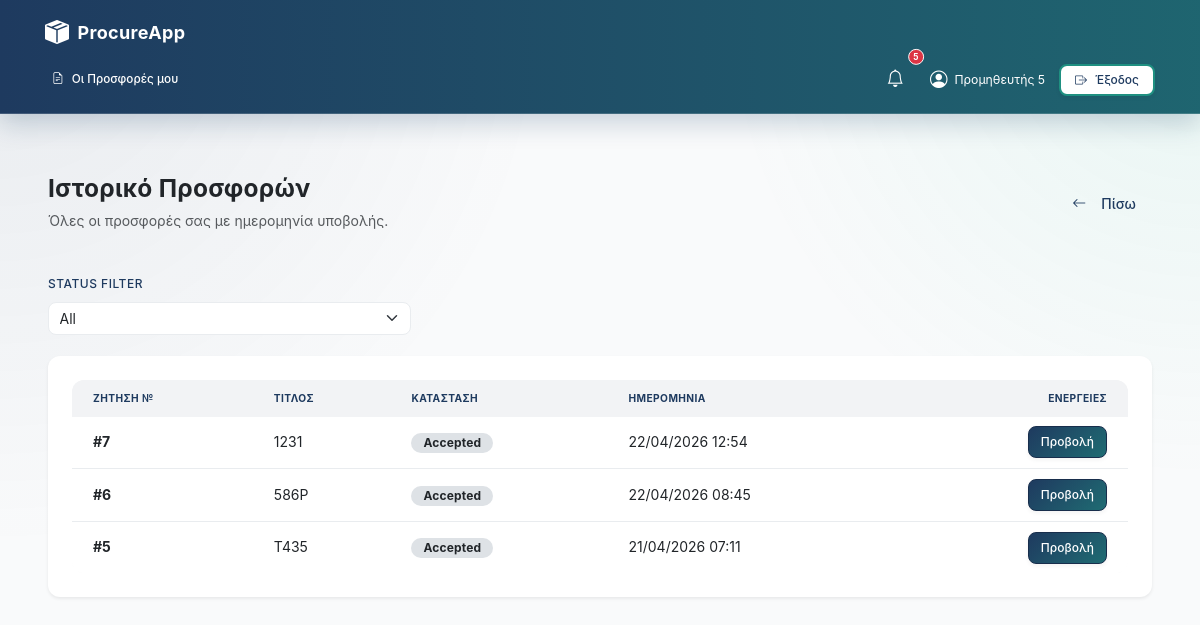
The page /supplier/history (signed in) on the database as committed earlier.
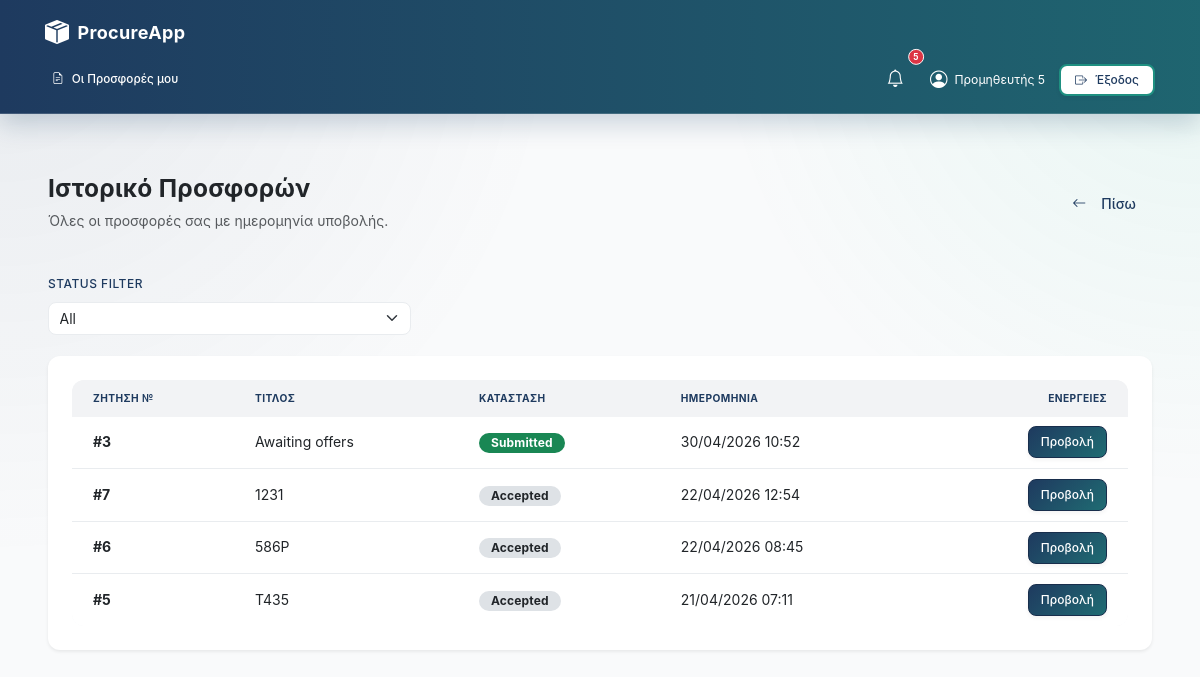
The same page on the database as committed later.
### models.py (models this page shows, shortened)
class Bid(db.Model):
    __tablename__ = "bids"
    id = db.Column(db.Integer, primary_key=True)
    request_id = db.Column(db.Integer, db.ForeignKey("requests.id"), nullable=False)
    supplier_id = db.Column(db.Integer, db.ForeignKey("users.id"), nullable=False)
    supplier_name = db.Column(db.String(120), nullable=False)
    price = db.Column(db.Numeric(12, 2), nullable=False)
    notes = db.Column(db.Text, nullable=True)
    documents = db.Column(db.String(255), nullable=True)
    created_at = db.Column(db.DateTime, default=datetime.utcnow)
    status = db.Column(db.String(20), default=BidStatus.DRAFT)
    status_changed_at = db.Column(db.DateTime, default=datetime.utcnow)
    overall_discount_type = db.Column(db.String(10), default='pct')
    proposed_delivery_date = db.Column(db.DateTime, nullable=True)
    is_draft = db.Column(db.Boolean, default=False)
    subtotal = db.Column(db.Numeric(12, 2), nullable=True)
    discount_total = db.Column(db.Numeric(12, 2), nullable=True)
    overall_discount_pct = db.Column(db.Numeric(5, 2), nullable=True)
    shipping_cost = db.Column(db.Numeric(12, 2), nullable=True)
    vat_pct = db.Column(db.Numeric(5, 2), nullable=True)
    vat_amount = db.Column(db.Numeric(12, 2), nullable=True)
    rejection_reason = db.Column(db.String(100), nullable=True)
    bid_score = db.Column(db.Numeric(5, 2), nullable=True)
    is_rejected = db.Column(db.Boolean, default=False)
    lines = db.relationship("BidLine", backref="bid", cascade="all, delete-orphan", lazy=True)

class RequestRFQ(db.Model):
    __tablename__ = "requests"
    id = db.Column(db.Integer, primary_key=True)
    title = db.Column(db.String(200), nullable=False)
    description = db.Column(db.Text, nullable=True)
    documents = db.Column(db.String(255), nullable=True)
    created_by = db.Column(db.String(100), nullable=False)
    created_at = db.Column(db.DateTime, default=datetime.utcnow)
    delivery_location = db.Column(db.String(255), nullable=True)
    receiving_manager = db.Column(db.String(120), nullable=True)
    phone = db.Column(db.String(50), nullable=True)
    submit_deadline = db.Column(db.DateTime, nullable=False)
    delivery_deadline = db.Column(db.DateTime, nullable=False)
    status = db.Column(db.String(20), default=RFQStatus.PENDING)
    status_changed_at = db.Column(db.DateTime, default=datetime.utcnow)
    approved_by = db.Column(db.String(100), nullable=True)
    approved_at = db.Column(db.DateTime, nullable=True)
    denial_reason = db.Column(db.Text, nullable=True)
    winning_bid_id = db.Column(db.Integer, db.ForeignKey('bids.id'), nullable=True)
    cost_center_id = db.Column(db.Integer, db.ForeignKey('cost_centers.id'), nullable=True)
    estimated_budget = db.Column(db.Numeric(12, 2), nullable=True)
    priority = db.Column(db.String(20), default='normal', nullable=False)
    category = db.Column(db.String(50), nullable=True)
    award_date = db.Column(db.DateTime, nullable=True)
    cost_center = db.relationship('CostCenter', backref='rfqs')
    items = db.relationship('RequestItem', backref='rfq', lazy=True, cascade="all, delete-orphan")
    bids = db.relationship('Bid', backref='rfq', lazy=True, foreign_keys="[Bid.request_id]", cascade="all, delete-orphan")
    allowed_suppliers = db.relationship('AllowedSupplier', backref='rfq', lazy=True, cascade="all, delete-orphan")

### app/routes/supplier.py (the view, shortened to what this page needs)
@supplier_bp.route("/history")
@require_role("supplier")
def history():
    from models import AllowedSupplier, User
    from datetime import datetime, timedelta
    from decimal import Decimal
    username = session.get('username')
    supplier_name = session.get('name')
    supplier_user = User.query.filter_by(username=username).first()
    bids = Bid.query.filter_by(
        supplier_id=supplier_user.id if supplier_user else None
    ).all() if supplier_user else []
    reopen_bid_ids = {
        r.bid_id for r in BidRevision.query.filter(
            BidRevision.bid_id.in_([b.id for b in bids])
        ).all()
    } if bids else set()
    page = request.args.get('page', 1, type=int)
    per_page = 10
    status_filter = request.args.get('status', 'all').strip().lower()
    all_awards = ItemAward.query.join(
        RequestRFQ, ItemAward.request_id == RequestRFQ.id
    ).filter(
        ItemAward.supplier_name == supplier_name,
        RequestRFQ.status.in_([RFQStatus.CLOSED, RFQStatus.RECEIVED])
    ).all()
    awarded_bid_ids = {a.bid_id for a in all_awards}
    total_bids = len(bids)
    submitted_bids = [b for b in bids if b.status == 'submitted']
    bid_ids = [b.id for b in bids]
    won_awards = ItemAward.query.join(
        RequestRFQ, ItemAward.request_id == RequestRFQ.id
    ).filter(
        ItemAward.bid_id.in_(bid_ids),
        ItemAward.supplier_name == supplier_name,
        RequestRFQ.status.in_([RFQStatus.CLOSED, RFQStatus.RECEIVED])
    ).all() if bid_ids else []
    won_count = len(won_awards)
    total_value = Decimal(0)
    avg_bid_value = Decimal(0)
    won_value = Decimal(0)
    for b in submitted_bids:
        price = b.price or Decimal(0)
        total_value += Decimal(price)
    for award in won_awards:
        won_value += (award.line_total or Decimal(0))
    avg_bid_value = total_value / len(submitted_bids) if submitted_bids else Decimal(0)
    win_rate = (won_count / len(submitted_bids) * 100) if submitted_bids else 0
    bids = sorted(bids, key=lambda b: b.created_at, reverse=True)
    total_items = len(bids)
    total_pages = (total_items + per_page - 1) // per_page
    start_idx = (page - 1) * per_page
    paginated_bids = bids[start_idx : start_idx + per_page]
    award_map = {
        a.bid_id: a
        for a in ItemAward.query.join(RequestRFQ, ItemAward.request_id == RequestRFQ.id).filter(
            ItemAward.supplier_name == supplier_name,
            RequestRFQ.status.in_([RFQStatus.CLOSED, RFQStatus.RECEIVED])
        ).all()
    }
    return render_template("supplier_history.html",
                         bids=paginated_bids,
                         page=page,
                         total_pages=total_pages,
                         status_filter=status_filter,
                         reopen_bid_ids=reopen_bid_ids,
                         analytics={
                             'total_bids': total_bids,
                             'submitted_bids': len(submitted_bids),
                             'won_count': won_count,
                             'lost_count': len(submitted_bids) - won_count,
                             'win_rate': win_rate,
                             'total_value': float(total_value),
                             'avg_bid_value': float(avg_bid_value),
                             'won_value': float(won_value)
                         },
                         award_map=award_map)

### app/auth.py (called while the page is built)
def require_roles(*roles):
    def wrap(fn):
        @wraps(fn)
        def inner(*args, **kwargs):
            if session.get("role") not in roles:
                flash("Δεν έχεις δικαίωμα πρόσβασης.", "danger")
                return redirect(url_for("auth.login"))
            return fn(*args, **kwargs)
        return inner
    return wrap

### templates/supplier_history.html (shortened to what this page needs)
{% extends "base.html" %}
{% block content %}
<div class="container-fluid py-5">
  <div class="d-flex justify-content-between align-items-center mb-5">
    <div>
      <h1 class="h3 fw-bold text-dark mb-2">Ιστορικό Προσφορών</h1>
      <p class="text-muted mb-0">Όλες οι προσφορές σας με ημερομηνία υποβολής.</p>
    </div>
    <a href="{{ url_for('supplier.dashboard') }}" class="btn btn-outline-secondary">
      <i class="bi bi-arrow-left me-2"></i>Πίσω
    </a>
  </div>
  <form method="get" class="mb-4">
    <div class="row g-2 align-items-end">
      <div class="col-md-4">
        <label class="form-label">Status filter</label>
        <select name="status" class="form-select" onchange="this.form.submit()">
          <option value="all" {% if status_filter == 'all' %}selected{% endif %}>All</option>
        </select>
      </div>
    </div>
  </form>
  {% if bids %}
  <div class="card border-0 shadow-sm">
    <div class="table-responsive">
      <table class="table table-hover mb-0">
        <thead class="bg-light">
          <tr>
            <th class="border-0 ps-4">Ζήτηση №</th>
            <th class="border-0">Τίτλος</th>
            <th class="border-0">Κατάσταση</th>
            <th class="border-0">Ημερομηνία</th>
            <th class="border-0 text-end pe-4">Ενέργειες</th>
          </tr>
        </thead>
        <tbody>
          {% for bid in bids %}
          <tr>
            <td class="ps-4"><strong>#{{ bid.request_id }}</strong></td>
            <td>{{ bid.rfq.title if bid.rfq else 'Διαγραμμένη ζήτηση' }}</td>
            <td>
              {% if reopen_bid_ids and bid.id in reopen_bid_ids %}
                <span class="badge bg-info text-dark">Reopen</span>
              {% elif bid.status == 'submitted' %}
                <span class="badge bg-success">Submitted</span>
              {% elif bid.status == 'accepted' and award_map.get(bid.id) %}
                <span class="badge bg-success">Pending Delivery</span>
              {% elif bid.status == 'accepted' %}
                <span class="badge badge-secondary">Accepted</span>
              {% elif bid.status == 'draft' %}
                <span class="badge bg-warning text-dark">Draft</span>
              {% elif bid.status == 'rejected' %}
                <span class="badge bg-danger">Rejected</span>
              {% else %}
                <span class="badge bg-secondary">{{ get_status_display_name(bid.status) }}</span>
              {% endif %}
            </td>
            <td>
              {% if bid.created_at %}
                {{ bid.created_at.strftime('%d/%m/%Y %H:%M') }}
              {% else %}
                -
              {% endif %}
            </td>
            <td class="text-end pe-4">
              <a href="{{ url_for('supplier.bid', req_id=bid.request_id) }}" class="btn btn-sm btn-primary">
                Προβολή
              </a>
            </td>
          </tr>
          {% endfor %}
        </tbody>
      </table>
    </div>
  </div>
  {% else %}
  <div class="alert alert-info">
    <i class="bi bi-info-circle me-2"></i>
    <strong>Κανένα ιστορικό προσφορών.</strong>
    Δεν έχετε υποβάλει μέχρι τώρα προσφορές.
  </div>
  {% endif %}
</div>
{% endblock %}

Rows that differ between the two databases and show on the page:
added Bid: request_id "3", rfq "Awaiting offers", status "Submitted", created_at "30/04/2026 10:52"
